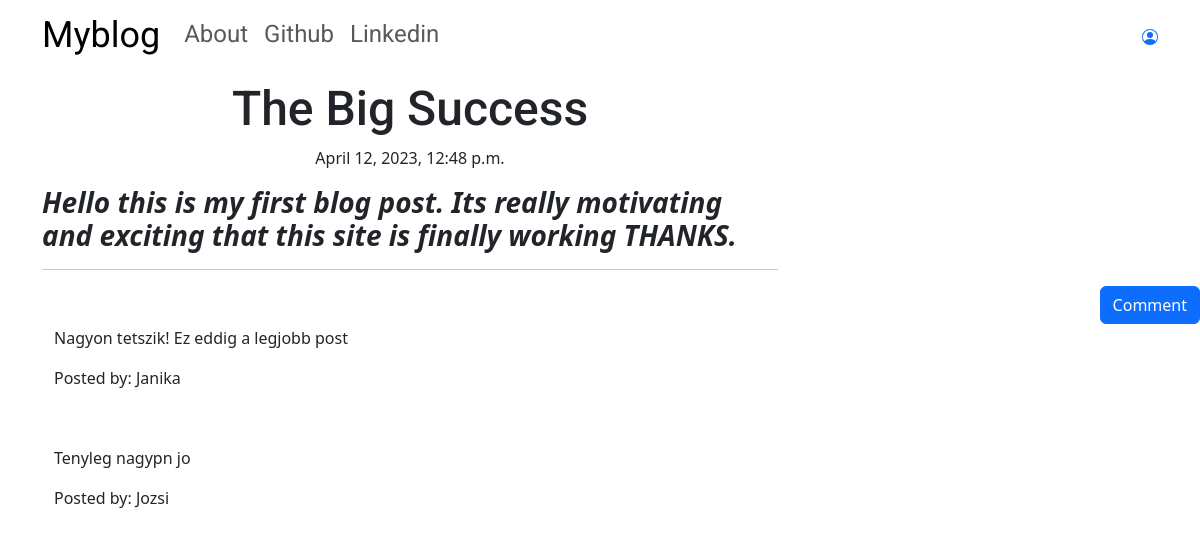
/post/1, run on the app's committed database.
### blog/models.py (models this page shows, shortened)
class Post(models.Model):
    author = models.ForeignKey('auth.User', on_delete=models.CASCADE)
    title = models.CharField(max_length=100)
    text = models.TextField()
    create_date = models.DateTimeField(default=timezone.now)
    published_date = models.DateTimeField(blank=True, null=True)

class Comment(models.Model):
    post = models.ForeignKey('blog.Post', related_name='comments', on_delete=models.CASCADE)
    author = models.CharField(max_length=100)
    text = models.TextField()
    create_date = models.DateTimeField(default=timezone.now)
    approved_comment = models.BooleanField(default=False)

### blog/views.py (the view)
# urls.py: path('post/<int:pk>',views.PostDeatilView.as_view(), name='post_detail'),
class PostDeatilView(DetailView):
    model = Post

### blog/templates/blog/post_detail.html (shortened to what this page needs)
{% extends 'blog/base.html' %}
{% block content %}
<h1 class="posttitle loader">{{post.title}}</h1>
{% if post.published_date %}
    <div class="date postdate">
        {{post.published_date}}
    </div>
{% else %}
    <a class="btn btn-success" href="{% url 'post_publish' pk=post.pk %}">Publish</a>
{% endif %}
<p class="postcontent">{{post.text|safe|linebreaksbr}}</p>
<hr>
<a class="btn btn-primary btn-comment" href="{% url 'add_comment_to_post' pk=post.pk %}">Comment</a>
<div class="container">
    {% for comment in post.comments.all %}
        <br>
        {% if user.is_authenticated or comment.approved_comment %}
            <p>{{comment.text|safe|linebreaks}}</p>
            <p>Posted by: {{comment.author}}</p>
        {% endif %}
        {% empty %}
            <p>No comments</p>
    {% endfor %}
</div>
{% endblock %}

### blog/static/blog/css/blog.css (style rules this page uses)
.postdate { text-align: center; }
.posttitle { font-family: 'Roboto', sans-serif; font-size: 3em; text-align: center; }
.postcontent { font-family: 'Roboto', sans-serif; font-size: 1.5em; }
.btn-comment { position: absolute; right: 0px; }
.loader { filter:hue-rotate(0deg); color:linear-gradient(45deg,#0f8,#08f); animation:hue 10000ms infinite linear; }

### data on the page
Post: title "The Big Success", published_date "April 12, 2023, 12:48 p.m.", text "Hello this is my first blog post. Its really motivating and exciting that this site is finally working THANKS."
Comment: text "Nagyon tetszik! Ez eddig a legjobb post", author "Janika"
Comment: text "Tenyleg nagypn jo", author "Jozsi"
